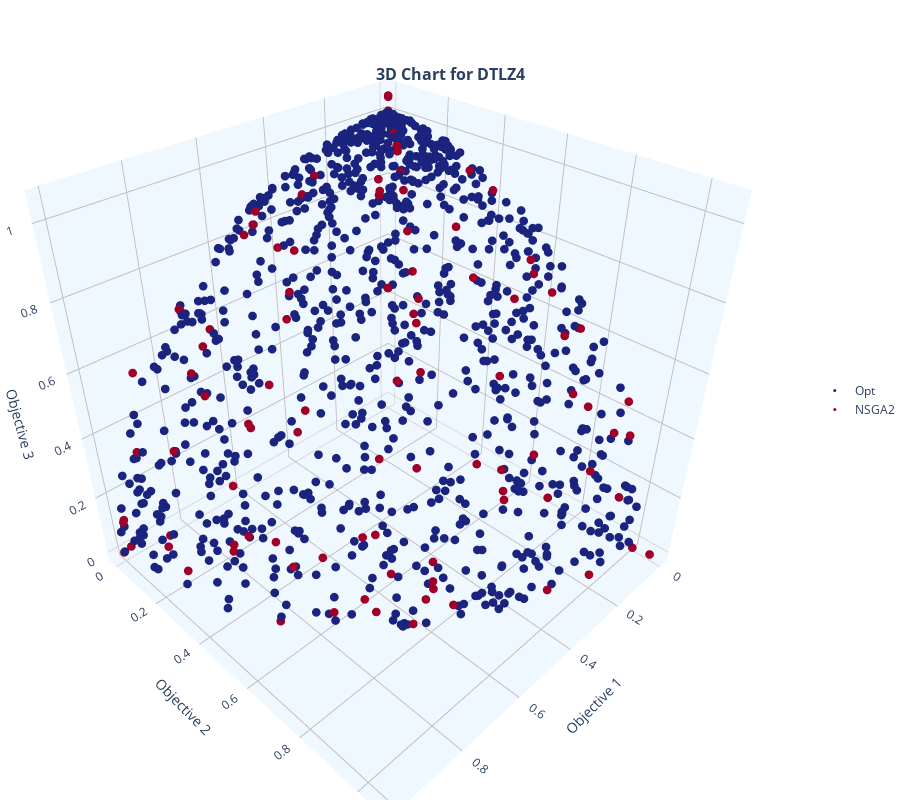

Notebook code for this chart:
### Markdown cell above
### DTLZ4 (Biased Sphere)

### Code cell
mop = mb.mops.DTLZ4(M=3)
exp = mb.experiment(mop=mop, moea=mb.moeas.NSGA2())
F_opt = exp.optimal(n_points=1000).objectives
exp.run(generations=200, population=100)
mb.view.topo_shape(SmartArray(F_opt, name="Opt"), SmartArray(exp.front(), name="NSGA2"), title="DTLZ4")
